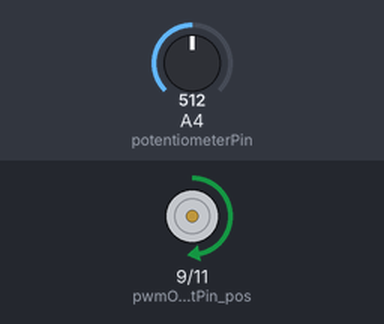
Bench run of a sketch on a simulated Arduino Uno, built with avr-gcc and run on an emulated ATmega328P. Shown: motor-driver pin pairs drawn as motors (green arrow = first pin HIGH = forward, orange = second pin HIGH = backward, longer = more drive). Inputs (shaded band) come from the test bench; at power-on: A4 (potentiometerPin) = 512.

Above: at 1.2 s.
1.3 s: A4 (potentiometerPin) set to 716
At 2.5 s:
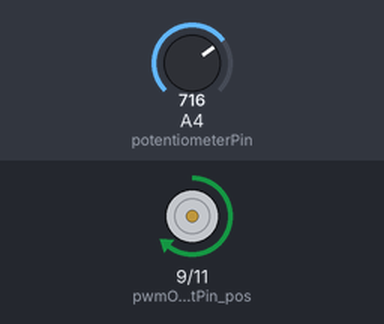
2.8 s: A4 (potentiometerPin) set to 900
At 3.8 s:
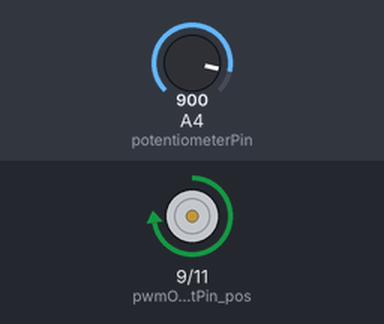
4.3 s: A4 (potentiometerPin) set to 122
At 4.9 s:
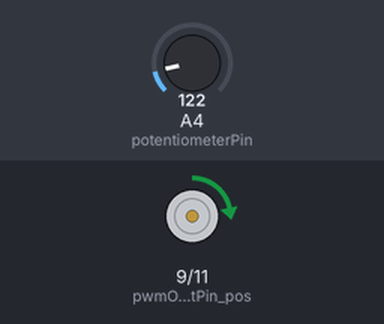
5.8 s: A4 (potentiometerPin) set to 0
At 7.0 s:
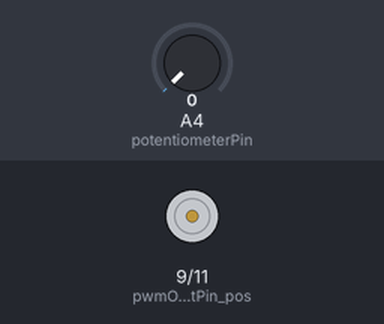
7.3 s: A4 (potentiometerPin) set to 511
At 8.4 s:
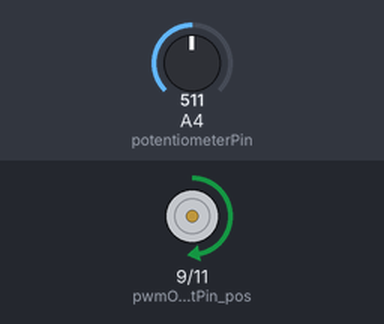
Timing chart, 0 to 9.8 s (numbered marks = the images above; inputs shaded):
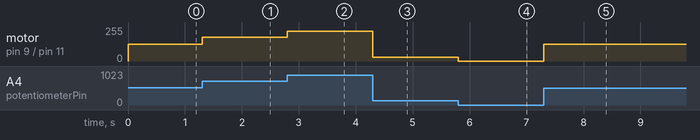

The sketch:

sdof_freq_sweep.ino
```cpp
// First iteration code for the SDoF control demo. Rough sketch to run on an Arduino Micro.
// Written Fall 2023 by Nathan Kim (nathnkim@umich.edu) for MECHENG 360 with Dr. Jeffrey Koller at the University of Michigan - Ann Arbor.

const int potentiometerPin = 18; // Arduino pin connected to the potentiometer. Be careful about how ground and Vcc are connected, they could cause potentiometer reading increase with different rotation driections.
const int pwmOutputPin_pos = 9;  // Arduino PWM output pin
const int pwmOutputPin_neg = 11; // Arduino PWM output pin

// void setup() is code that runs once on the Arduino when powered on. Pins are initialized, library preliminaries are handled.
void setup() {
  pinMode(pwmOutputPin_pos, OUTPUT);
  pinMode(pwmOutputPin_neg, OUTPUT);
  // Serial.begin(9600); // Uncomment if printing sensor value
}

//void loop() is code that runs infinitely once setup() is executed, until the Arduino is powered off.
void loop() {
  // Read the value from the potentiometer
  int sensorValue = analogRead(potentiometerPin);

  // Map the sensor value to a range of 0-255 (for PWM)
  int pwmValue = map(sensorValue, 0, 1023, 0, 255);

  /* // Print the sensor value and PWM value to the Serial Monitor
  Serial.print("Sensor Value: ");
  Serial.print(sensorValue);
  Serial.print(" | PWM Value: ");
  Serial.println(pwmValue);
  */

  // Write the PWM value to the PWM output pin
  analogWrite(pwmOutputPin_pos, pwmValue);
}
```

Measured:
- after the input at 1.3 s, motor on pin 9 (pwmOutputPin_pos) / pin 11 (pwmOutputPin_neg): forward 127/255 → forward 178/255 at once
- after the input at 2.8 s, motor on pin 9 (pwmOutputPin_pos) / pin 11 (pwmOutputPin_neg): forward 178/255 → forward 224/255 at once
- after the input at 4.3 s, motor on pin 9 (pwmOutputPin_pos) / pin 11 (pwmOutputPin_neg): forward 224/255 → forward 30/255 at once
- after the input at 5.8 s, motor on pin 9 (pwmOutputPin_pos) / pin 11 (pwmOutputPin_neg): forward 30/255 → stopped at once
- after the input at 7.3 s, motor on pin 9 (pwmOutputPin_pos) / pin 11 (pwmOutputPin_neg): stopped → forward 127/255 at once
